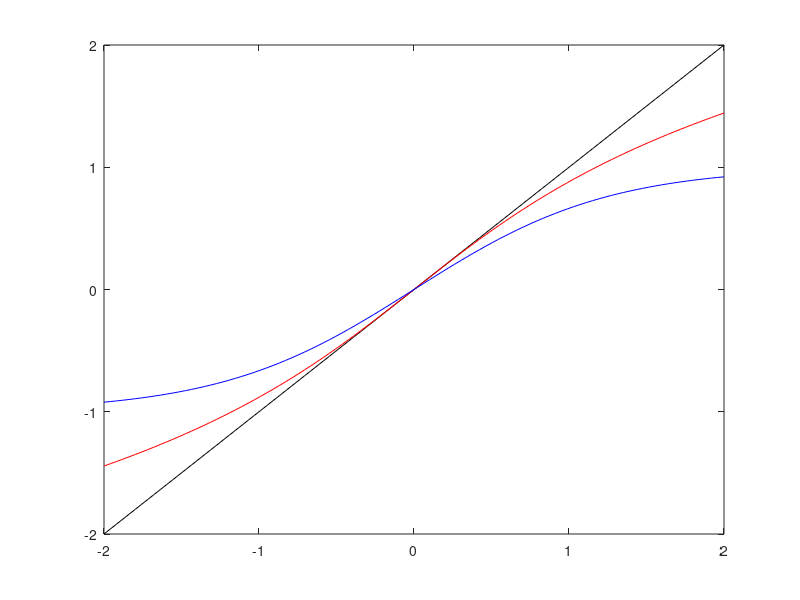

Write the MATLAB code that produced this figure.
figure();
x = linspace(-2,2,100);
as = asinh(x);
at = tanh(0.8*x);
plot(x,x,'-k');hold on;
plot(x,as,'-r');
plot(x,at,'-b');